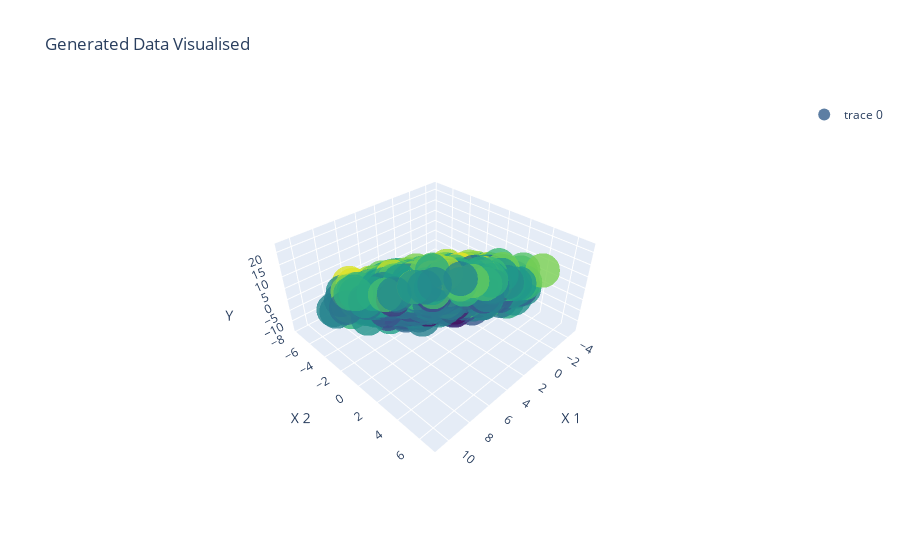

Notebook cell for this chart:
### Code cell
x,y,z = get_training_data(10000)

e = z - 3 - x - 2*y


fig = go.Figure(data=[go.Scatter3d(
    x=x,
    y=y,
    z=z,
    mode='markers',
    marker=dict(
        size=12,
        color=e,                # set color to an array/list of desired values
        colorscale='Viridis',   # choose a colorscale
        opacity=0.8
    )
)])

fig.update_layout(
    scene=dict(
        aspectratio = dict( x=1, y=1, z=0.5 ),
        aspectmode = 'manual',
        xaxis_title='X 1',
        yaxis_title='X 2',
        zaxis_title='Y',
    ),
    showlegend = True,
    title='Generated Data Visualised',
)


fig.write_html('stochastic_data_visualise.html')

fig.show()

### Figure 1 — Plotly figure (JSON) as saved in the notebook; plotly's stock layout.template omitted (floating-point values rounded to 4 significant figures; data arrays with more than 128 entries replaced by an {"elided": "..."} marker saying what was removed)
{"data": [{"marker": {"color": {"elided": "10000 float values"}, "colorscale": [[0, "#440154"], [0.1111, "#482878"], [0.2222, "#3e4989"], [0.3333, "#31688e"], [0.4444, "#26828e"], [0.5556, "#1f9e89"], [0.6667, "#35b779"], [0.7778, "#6ece58"], [0.8889, "#b5de2b"], [1, "#fde725"]], "opacity": 0.8, "size": 12}, "mode": "markers", "type": "scatter3d", "x": {"elided": "10000 float values"}, "y": {"elided": "10000 float values"}, "z": {"elided": "10000 float values"}}], "layout": {"scene": {"aspectmode": "manual", "aspectratio": {"x": 1, "y": 1, "z": 0.5}, "xaxis": {"title": {"text": "X 1"}}, "yaxis": {"title": {"text": "X 2"}}, "zaxis": {"title": {"text": "Y"}}}, "showlegend": true, "title": {"text": "Generated Data Visualised"}}}
